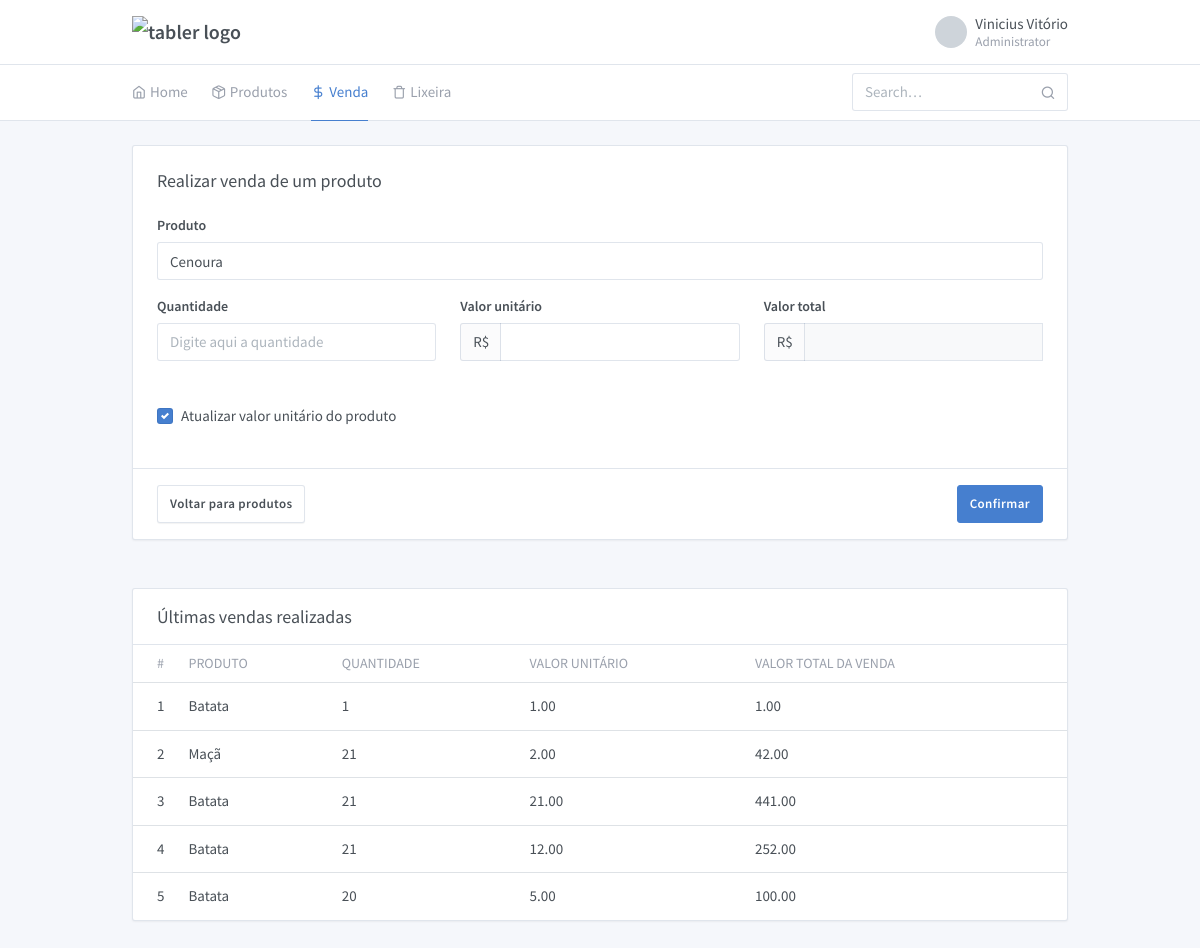
Page /venda on the committed database.
### tables this page shows
CREATE TABLE `tbvendas` (
  `VENID` int(11) NOT NULL,
  `VENDATA` date DEFAULT NULL,
  `PROID` int(11) DEFAULT NULL,
  `VENQUANTIDADE` int(11) DEFAULT NULL,
  `VENVALOR` decimal(10,2) DEFAULT NULL,
  `VENVALORTOTAL` decimal(10,2) DEFAULT NULL
);

CREATE TABLE `tbprodutos` (
  `PROID` int(11) NOT NULL,
  `PRODESCRICAO` varchar(255) DEFAULT NULL,
  `PROVALORUNI` decimal(10,2) DEFAULT NULL,
  `PROESTOQUE` int(11) DEFAULT NULL,
  `PRODATAVENDA` date DEFAULT NULL,
  `PROTOTVENDA` decimal(10,2) DEFAULT 0.00,
  `PROEXCLUIDO` tinyint(1) NOT NULL DEFAULT 0
);

### app/controller/ControllerSell.php (called while the page is built, shortened)
<?php
class ControllerSell
{
    Public function render()
    {
        $modelProducts = new ModelProducts();
        $products = $modelProducts->Select();
        $productsSell = $modelProducts->SelectJoin();
        $title = 'Produtos Venda';
        $content = ViewHeader::getHTMLHeader($title);
        $content .= ViewProductsSell::getHTMLProductsSell($products, $productsSell);
        return $content;
    }
}

### routes.php (called while the page is built, shortened)
<?php
function render($sPage)
{
    switch ($sPage) {
        case '/venda':
            return (new App\Controller\ControllerSell())->render();
    }
    return 'Página não encontrada!';
}

### app/model/ModelProducts.php (called while the page is built, shortened)
<?php
class ModelProducts extends ModelDefault
{
    protected function getTableName()
    {
        return 'TBPRODUTOS';
    }
}

### app/model/ModelDefault.php (called while the page is built, shortened)
<?php
abstract class ModelDefault
{
    function Select()
    {
        $connection = Connection::get();
        $SQL = 'SELECT * FROM ' . $this->getTableName()  . ' WHERE PROEXCLUIDO = 0';
        $result = mysqli_query($connection, $SQL);
        $data = [];
        while ($row = mysqli_fetch_assoc($result)) {
            $data[] = $row;
        }
        return $data;
    }
    function SelectJoin()
    {
        $connection = Connection::get();
        $SQL = '         SELECT tbvendas.venid,
                       tbprodutos.prodescricao,
                        tbvendas.venquantidade,
                             tbvendas.venvalor,
                         tbvendas.venvalortotal
                  FROM  TBVENDAS
                  JOIN ' . $this->getTableName()  . '
                    ON tbvendas.PROID = tbprodutos.PROID
                 LIMIT 5;
        ';
        $result = mysqli_query($connection, $SQL);
        $data = [];
        while ($row = mysqli_fetch_assoc($result)) {
            $data[] = $row;
        }
        return $data;
    }
}

### app/view/ViewProductsSell.php (the view, shortened to what this page needs)
<?php
class ViewProductsSell
{
    public static function getHTMLProductsSell($products, $productsSell)
    {
            $html = "<div class='my-3 my-md-5'>
                <div class='container'>
                    <div class='row'>
                        <div class='col-lg-12'>
                            <form class='card' method='POST' action='/venda/confirmar'>
                                <div class='card-body'>
                                    <h3 class='card-title'>Realizar venda de um produto</h3>
                                    <div class='row'>
                                        <div class='col-md-12'>
                                            <div class='form-group'>
                                                <label class='form-label'>Produto</label>
                                                <select class='form-control custom-select' name='produto'>";
                                                    foreach ($products as $product)
                                                    {
                                                    $html .="<option value='" . $product['PROID'] . "'>" . $product['PRODESCRICAO'] . "</option>";
                                                    }
                                                    $html .="
                                                </select>
                                            </div>
                                        </div>
                                        <div class='col-sm-6 col-md-4'>
                                            <div class='form-group'>
                                                <label class='form-label'>Quantidade</label>
                                                <input id='quantidade' name='quantidade' type='number' class='form-control' placeholder='Digite aqui a quantidade'>
                                            </div>
                                        </div>
                                        <div class='col-sm-6 col-md-4'>
                                            <div class='form-group'>
                                                <label class='form-label'>Valor unitário</label>
                                                <div class='input-group'>
                                                <span class='input-group-prepend'>
                                                  <span class='input-group-text'>R$</span>
                                                </span>
                                                    <input id='valorUnitario' name='valorUni' type='text' class='form-control text-right' aria-label='Valor'>
                                                </div>
                                            </div>
                                        </div>
                                        <div class='col-sm-6 col-md-4'>
                                            <div class='form-group'>
                                                <label class='form-label'>Valor total</label>
                                                <div class='input-group'>
                                                <span class='input-group-prepend'>
                                                  <span class='input-group-text'>R$</span>
                                                </span>
                                                    <input type='text' id='valorTotal' name='valorTot' class='form-control text-right' aria-label='Valor' disabled='disabled' title='Este campo não pode ser alterado'>
                                                </div>
                                            </div>
                                        </div>
                                        <div class='col-sm-6 col-md-12'>
                                            <div class='form-group'>
                                                <div class='form-label'>&nbsp;</div>
                                                <div class='custom-controls-stacked'>
                                                    <label class='custom-control custom-checkbox'>
                                                        <span class='custom-control-label'>Atualizar valor unitário do produto</span>
                                                    </label>
                                                </div>
                                            </div>
                                        </div>
                                    </div>
                                </div>
                                <div class='card-footer text-left' style='display: flex; justify-content: space-between'>
                                    <div>
                                        <a href='./produtos' class='btn btn-secondary'>Voltar para produtos</a>
                                    </div>
                                    <div>
                                        <button type='submit' class='btn btn-primary'>Confirmar</button>
                                    </div>
                                </div>
                            </form>
                        </div>
                    </div>
                </div>
            </div>
            <div class='my-3 my-md-5'>
          <div class='container'>
            <div class='row row-cards row-deck'>
              <div class='col-12'>
                <div class='card'>
                  <div class='card-header'>
                    <h3 class='card-title'>Últimas vendas realizadas</h3>
                  </div>
                  <div class='table-responsive'>
                    <table class='table card-table table-vcenter text-nowrap'>
                      <thead>
                        <tr>
                          <th class='w-1'>#</th>
                          <th>Produto</th>
                          <th>Quantidade</th>
                          <th>Valor unitário</th>
                          <th>Valor total da venda</th>
                        </tr>
                      </thead>
                      <tbody>";
    foreach ($productsSell as $productSell) {
    $html .="
                    <tr>
                      <td><span class='text-muted' ></span >". $productSell['venid'] ."</td >
                      <td>". $productSell['prodescricao'] ."</td >
                      <td>". $productSell['venquantidade'] ."</td >
                      <td>". $productSell['venvalor'] ."</td >
                      <td>". $productSell['venvalortotal'] ."</td >
                    </tr>";
        }
    $html .="
                      </tbody>
                    </table>
                  </div>
                </div>
              </div>
            </div>
          </div>
        </div>
            ";
    return $html;
    }
}

### app/view/ViewHeader.php (shortened to what this page needs)
<?php
class ViewHeader
{
    public static function getHTMLHeader($title)
    {
        $html = '
            <!doctype html>
            <html lang="pt-br" dir="ltr">
            <head>
              <link href="app/view/assets/css/dashboard.css" rel="stylesheet" />
              <title>Area Central - ' . $title . '</title>
              <link rel="stylesheet" href="https://maxcdn.bootstrapcdn.com/font-awesome/4.7.0/css/font-awesome.min.css">
              <link href="/app/view/assets/css/dashboard.css" rel="stylesheet" />
              <link rel="stylesheet" href="sweetalert2.min.css" >
              <link href="app/view/assets/plugins/charts-c3/plugin.css" rel="stylesheet" />
              <link href="app/view/assets/plugins/maps-google/plugin.css" rel="stylesheet" />
            </head>
            <body class="">
              <div class="page">
                <div class="page-main">
                  <div class="header py-4">
                    <div class="container">
                      <div class="d-flex">
                        <a class="header-brand" href="./index.html">
                          <img src="app/view/assets/demo/brand/tabler.svg" class="header-brand-img" alt="tabler logo">
                        </a>
                        <div class="d-flex order-lg-2 ml-auto">
                          <div>
                            <a href="#" class="nav-link pr-0 leading-none" data-toggle="dropdown">
                              <span class="avatar" style="background-image: url(app/view/assets/demo/faces/male/44.jpg)"></span>
                              <span class="ml-2 d-none d-lg-block">
                                <span class="text-default">Vinicius Vitório</span>
                                <small class="text-muted d-block mt-1">Administrator</small>
                              </span>
                            </a>
                          </div>
                        </div>
                      </div>
                    </div>
                  </div>
                  <div class="header collapse d-lg-flex p-0" id="headerMenuCollapse">
                    <div class="container">
                      <div class="row align-items-center">
                        <div class="col-lg-3 ml-auto">
                          <form class="input-icon my-3 my-lg-0">
                            <input type="search" class="form-control header-search" placeholder="Search&hellip;" tabindex="1">
                            <div class="input-icon-addon">
                            </div>
                          </form>
                        </div>
                        <div class="col-lg order-lg-first">
                          <ul class="nav nav-tabs border-0 flex-column flex-lg-row">
                            <li class="nav-item">
                                <a id="home-link" href="/" class="nav-link"><i class="fe fe-home"></i> Home</a>
                            </li>
                            <li class="nav-item">
                                <a id="produtos-link" href="/produtos" class="nav-link"><i class="fe fe-package"></i> Produtos</a>
                            </li>
                            <li class="nav-item">
                                <a id="venda-link" href="/venda" class="nav-link"><i class="fe fe-dollar-sign"></i> Venda</a>
                            </li>
                            <li class="nav-item">
                                <a id="lixeira-link" href="/excluidos" class="nav-link"><i class="fe fe-trash"></i> Lixeira</a>
                            </li>
                          </ul>
                        </div>
                      </div>
                    </div>
                  </div>
                  <script>
                    var path = window.location.pathname;
                    var homeLink = document.getElementById("home-link");
                    var produtosLink = document.getElementById("produtos-link");
                    var vendaLink = document.getElementById("venda-link");
                    var lixeiraLink = document.getElementById("lixeira-link");
                    if (path === "/") {
                      homeLink.classList.add("active");
                    } else if (path === "/produtos") {
                      produtosLink.classList.add("active");
                    } else if (path === "/venda") {
                      vendaLink.classList.add("active");
                    } else if (path === "/excluidos") {
                      lixeiraLink.classList.add("active");
                    }
                  </script>';
        return $html;
    }
}

### index.php (shortened to what this page needs)
<?php
require __DIR__ . '/routes.php';
$url = $_SERVER['REQUEST_URI'];
$parsedUrl = parse_url($url);
$path = $parsedUrl['path'];
$Content = render(
    $path ??= '/home'
);
echo $Content;

### rows in the picture
tbvendas: VENID "1", PROID.PRODESCRICAO "Batata", VENQUANTIDADE "1", VENVALOR "1.00", VENVALORTOTAL "1.00"
tbvendas: VENID "2", PROID.PRODESCRICAO "Maçã", VENQUANTIDADE "21", VENVALOR "2.00", VENVALORTOTAL "42.00"
tbvendas: VENID "3", PROID.PRODESCRICAO "Batata", VENQUANTIDADE "21", VENVALOR "21.00", VENVALORTOTAL "441.00"
tbvendas: VENID "4", PROID.PRODESCRICAO "Batata", VENQUANTIDADE "21", VENVALOR "12.00", VENVALORTOTAL "252.00"
tbvendas: VENID "5", PROID.PRODESCRICAO "Batata", VENQUANTIDADE "20", VENVALOR "5.00", VENVALORTOTAL "100.00"

### other values in the picture
form field produto "Cenoura"
